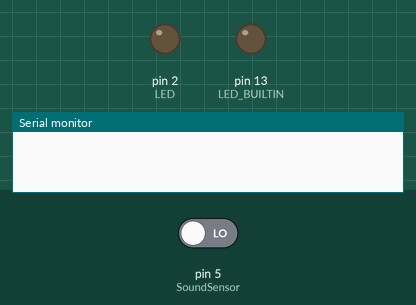
Recording of a sketch running on a simulated Arduino Uno, built with avr-gcc and run on an emulated ATmega328P. On the bench: output pins drawn as LEDs (lit = HIGH), the last lines printed to the serial monitor. The test bench sets the inputs (shaded band); at power-on: pin 5 (SoundSensor) LOW.

Above: at 1.2 s.
1.3 s: pin 5 (SoundSensor) driven HIGH
At 1.4 s:
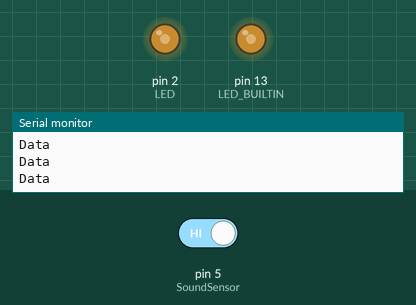
Timing chart, 0 to 10.3 s (numbered marks = the images above; inputs shaded):
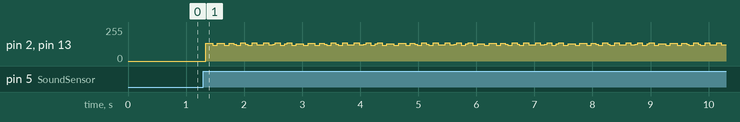

The sketch:

ESD_PBL_clap_switch.ino
```cpp
// Declaring the required pins
int SoundSensor = 5;
int LED = 2;
boolean LEDStatus  = false; // Counter ON/OFF logic flag

// Initial setup of the pins
void setup() {
  pinMode(SoundSensor, INPUT);
  Serial.begin(9600);
  pinMode(LED, OUTPUT);
  pinMode(LED_BUILTIN, OUTPUT);

}

// Loop of the program
void loop() {
  int SensorData = digitalRead(SoundSensor);

  if (SensorData == 1)
  {
      Serial.println("Data"); //To check whether data is been read by the sensor module

      if (LEDStatus == false)
      {
        LEDStatus =true;
        digitalWrite(LED, HIGH); // Turn LED ON
        digitalWrite(LED_BUILTIN, HIGH); // Status checking of the logic
      }
      else if (LEDStatus == true)
      {
        LEDStatus = false;
        digitalWrite(LED, LOW); // Turn LED OFF
        digitalWrite(LED_BUILTIN, LOW);// Status checking of the logic
      }
  }

}
```
